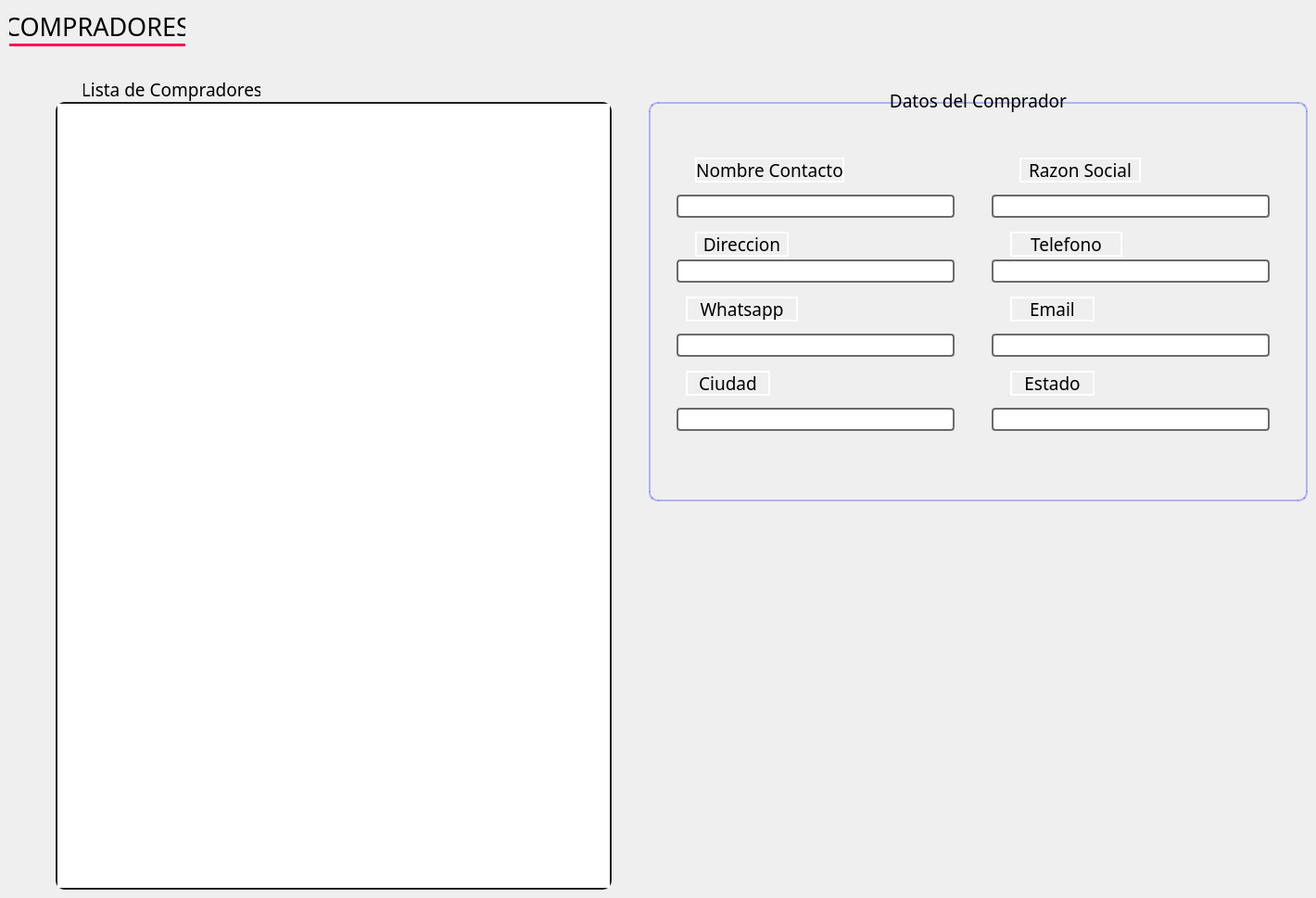
    <widget class="QWidget" name="page_Compradores">
     <widget class="QLabel" name="Panel_Compradores">
      <property name="geometry">
       <rect>
        <x>10</x>
        <y>10</y>
        <width>190</width>
        <height>40</height>
       </rect>
      </property>
      <property name="minimumSize">
       <size>
        <width>0</width>
        <height>0</height>
       </size>
      </property>
      <property name="maximumSize">
       <size>
        <width>190</width>
        <height>40</height>
       </size>
      </property>
      <property name="font">
       <font>
        <family>Bahnschrift</family>
        <pointsize>20</pointsize>
        <weight>50</weight>
        <italic>false</italic>
        <bold>false</bold>
       </font>
      </property>
      <property name="styleSheet">
       <string notr="true">font: 20pt &quot;Bahnschrift&quot;;
border-width:3px;
border-color:rgb(255, 20, 82);
border-style:none none solid none;
border-radius:0px;</string>
      </property>
      <property name="frameShape">
       <enum>QFrame::Box</enum>
      </property>
      <property name="frameShadow">
       <enum>QFrame::Raised</enum>
      </property>
      <property name="lineWidth">
       <number>2</number>
      </property>
      <property name="midLineWidth">
       <number>0</number>
      </property>
      <property name="text">
       <string>COMPRADORES</string>
      </property>
      <property name="alignment">
       <set>Qt::AlignCenter</set>
      </property>
     </widget>
     <widget class="QTableWidget" name="Compradores_Lista">
      <property name="geometry">
       <rect>
        <x>60</x>
        <y>110</y>
        <width>600</width>
        <height>850</height>
       </rect>
      </property>
      <property name="styleSheet">
       <string notr="true">font: 14pt &quot;Bahnschrift&quot;;
border-width:2px;
border-color:rgb(30, 30, 30);
border-style:solid;
border-radius:10px;</string>
      </property>
      <property name="frameShape">
       <enum>QFrame::StyledPanel</enum>
      </property>
      <property name="editTriggers">
       <set>QAbstractItemView::NoEditTriggers</set>
      </property>
      <property name="iconSize">
       <size>
        <width>0</width>
        <height>0</height>
       </size>
      </property>
      <attribute name="horizontalHeaderVisible">
       <bool>false</bool>
      </attribute>
      <attribute name="horizontalHeaderDefaultSectionSize">
       <number>600</number>
      </attribute>
      <attribute name="horizontalHeaderHighlightSections">
       <bool>true</bool>
      </attribute>
      <attribute name="verticalHeaderVisible">
       <bool>false</bool>
      </attribute>
     </widget>
     <widget class="QFrame" name="frame_13">
      <property name="geometry">
       <rect>
        <x>700</x>
        <y>110</y>
        <width>711</width>
        <height>431</height>
       </rect>
      </property>
      <property name="styleSheet">
       <string notr="true">font: 14pt &quot;Bahnschrift&quot;;
border-width:2px;
border-color:rgba(23, 38, 255,0.3);
border-style:solid;
border-radius:10px;</string>
      </property>
      <property name="frameShape">
       <enum>QFrame::StyledPanel</enum>
      </property>
      <property name="frameShadow">
       <enum>QFrame::Raised</enum>
      </property>
      <widget class="QLabel" name="Razon_Social">
       <property name="geometry">
        <rect>
         <x>400</x>
         <y>60</y>
         <width>131</width>
         <height>27</height>
        </rect>
       </property>
       <property name="font">
        <font>
         <family>Bahnschrift</family>
         <pointsize>14</pointsize>
         <weight>50</weight>
         <italic>false</italic>
         <bold>false</bold>
        </font>
       </property>
       <property name="styleSheet">
        <string notr="true">border-radius:0px;
border-color: rgb(255, 255, 255);</string>
       </property>
       <property name="text">
        <string>Razon Social</string>
       </property>
       <property name="alignment">
        <set>Qt::AlignCenter</set>
       </property>
      </widget>
      <widget class="QLineEdit" name="Contacto_edit">
       <property name="geometry">
        <rect>
         <x>30</x>
         <y>100</y>
         <width>300</width>
         <height>25</height>
        </rect>
       </property>
       <property name="styleSheet">
        <string notr="true">border-width:2px;
border-color:rgb(106, 106, 106);
border-style:solid;
border-radius:4px;</string>
       </property>
       <property name="frame">
        <bool>true</bool>
       </property>
       <property name="readOnly">
        <bool>true</bool>
       </property>
      </widget>
      <widget class="QLabel" name="Contacto">
       <property name="geometry">
        <rect>
         <x>50</x>
         <y>60</y>
         <width>161</width>
         <height>27</height>
        </rect>
       </property>
       <property name="font">
        <font>
         <family>Bahnschrift</family>
         <pointsize>14</pointsize>
         <weight>50</weight>
         <italic>false</italic>
         <bold>false</bold>
        </font>
       </property>
       <property name="styleSheet">
        <string notr="true">border-radius:0px;
border-color: rgb(255, 255, 255);</string>
       </property>
       <property name="text">
        <string>Nombre Contacto</string>
       </property>
       <property name="alignment">
        <set>Qt::AlignCenter</set>
       </property>
      </widget>
      <widget class="QLineEdit" name="Razon_Social_edit">
       <property name="geometry">
        <rect>
         <x>370</x>
         <y>100</y>
         <width>300</width>
         <height>25</height>
        </rect>
       </property>
       <property name="styleSheet">
        <string notr="true">border-width:2px;
border-color:rgb(106, 106, 106);
border-style:solid;
border-radius:4px;</string>
       </property>
       <property name="readOnly">
        <bool>true</bool>
       </property>
      </widget>
      <widget class="QLabel" name="Direccion">
       <property name="geometry">
        <rect>
         <x>50</x>
         <y>140</y>
         <width>101</width>
         <height>27</height>
        </rect>
       </property>
       <property name="font">
        <font>
         <family>Bahnschrift</family>
         <pointsize>14</pointsize>
         <weight>50</weight>
         <italic>false</italic>
         <bold>false</bold>
        </font>
       </property>
       <property name="styleSheet">
        <string notr="true">border-radius:0px;
border-color: rgb(255, 255, 255);</string>
       </property>
       <property name="text">
        <string>Direccion</string>
       </property>
       <property name="alignment">
        <set>Qt::AlignCenter</set>
       </property>
      </widget>
      <widget class="QLabel" name="Whatsapp">
       <property name="geometry">
        <rect>
         <x>40</x>
         <y>210</y>
         <width>121</width>
         <height>27</height>
        </rect>
       </property>
       <property name="font">
        <font>
         <family>Bahnschrift</family>
         <pointsize>14</pointsize>
         <weight>50</weight>
         <italic>false</italic>
         <bold>false</bold>
        </font>
       </property>
       <property name="styleSheet">
        <string notr="true">border-radius:0px;
border-color: rgb(255, 255, 255);</string>
       </property>
       <property name="text">
        <string>Whatsapp</string>
       </property>
       <property name="alignment">
        <set>Qt::AlignCenter</set>
       </property>
      </widget>
      <widget class="QLineEdit" name="Direccion_edit">
       <property name="geometry">
        <rect>
         <x>30</x>
         <y>170</y>
         <width>300</width>
         <height>25</height>
        </rect>
       </property>
       <property name="styleSheet">
        <string notr="true">border-width:2px;
border-color:rgb(106, 106, 106);
border-style:solid;
border-radius:4px;</string>
       </property>
       <property name="frame">
        <bool>true</bool>
       </property>
       <property name="readOnly">
        <bool>true</bool>
       </property>
      </widget>
      <widget class="QLineEdit" name="Telefono_edit">
       <property name="geometry">
        <rect>
         <x>370</x>
         <y>170</y>
         <width>300</width>
         <height>25</height>
        </rect>
       </property>
       <property name="styleSheet">
        <string notr="true">border-width:2px;
border-color:rgb(106, 106, 106);
border-style:solid;
border-radius:4px;</string>
       </property>
       <property name="readOnly">
        <bool>true</bool>
       </property>
      </widget>
      <widget class="QLabel" name="Telefono">
       <property name="geometry">
        <rect>
         <x>390</x>
         <y>140</y>
         <width>121</width>
         <height>27</height>
        </rect>
       </property>
       <property name="font">
        <font>
         <family>Bahnschrift</family>
         <pointsize>14</pointsize>
         <weight>50</weight>
         <italic>false</italic>
         <bold>false</bold>
        </font>
       </property>
       <property name="styleSheet">
        <string notr="true">border-radius:0px;
border-color: rgb(255, 255, 255);</string>
       </property>
       <property name="text">
        <string>Telefono</string>
       </property>
       <property name="alignment">
        <set>Qt::AlignCenter</set>
       </property>
      </widget>
      <widget class="QLineEdit" name="Whatsapp_edit">
       <property name="geometry">
        <rect>
         <x>30</x>
         <y>250</y>
         <width>300</width>
         <height>25</height>
        </rect>
       </property>
       <property name="styleSheet">
        <string notr="true">border-width:2px;
border-color:rgb(106, 106, 106);
border-style:solid;
border-radius:4px;</string>
       </property>
       <property name="frame">
        <bool>true</bool>
       </property>
       <property name="readOnly">
        <bool>true</bool>
       </property>
      </widget>
      <widget class="QLabel" name="Email">
       <property name="geometry">
        <rect>
         <x>390</x>
         <y>210</y>
         <width>91</width>
         <height>27</height>
        </rect>
       </property>
       <property name="font">
        <font>
         <family>Bahnschrift</family>
         <pointsize>14</pointsize>
         <weight>50</weight>
         <italic>false</italic>
         <bold>false</bold>
        </font>
       </property>
       <property name="styleSheet">
        <string notr="true">border-radius:0px;
border-color: rgb(255, 255, 255);</string>
       </property>
       <property name="text">
        <string>Email</string>
       </property>
       <property name="alignment">
        <set>Qt::AlignCenter</set>
       </property>
      </widget>
      <widget class="QLineEdit" name="Estado_edit">
       <property name="geometry">
        <rect>
         <x>370</x>
         <y>330</y>
         <width>300</width>
         <height>25</height>
        </rect>
       </property>
       <property name="styleSheet">
        <string notr="true">border-width:2px;
border-color:rgb(106, 106, 106);
border-style:solid;
border-radius:4px;</string>
       </property>
       <property name="readOnly">
        <bool>true</bool>
       </property>
      </widget>
      <widget class="QLineEdit" name="Ciudad_edit">
       <property name="geometry">
        <rect>
         <x>30</x>
         <y>330</y>
         <width>300</width>
         <height>25</height>
        </rect>
       </property>
       <property name="styleSheet">
        <string notr="true">border-width:2px;
border-color:rgb(106, 106, 106);
border-style:solid;
border-radius:4px;</string>
       </property>
       <property name="readOnly">
        <bool>true</bool>
       </property>
      </widget>
      <widget class="QLineEdit" name="Email_edit">
       <property name="geometry">
        <rect>
         <x>370</x>
         <y>250</y>
         <width>300</width>
         <height>25</height>
        </rect>
       </property>
       <property name="styleSheet">
        <string notr="true">border-width:2px;
border-color:rgb(106, 106, 106);
border-style:solid;
border-radius:4px;</string>
       </property>
       <property name="readOnly">
        <bool>true</bool>
       </property>
      </widget>
      <widget class="QLabel" name="Ciudad">
       <property name="geometry">
        <rect>
         <x>40</x>
         <y>290</y>
         <width>91</width>
         <height>27</height>
        </rect>
       </property>
       <property name="font">
        <font>
         <family>Bahnschrift</family>
         <pointsize>14</pointsize>
         <weight>50</weight>
         <italic>false</italic>
         <bold>false</bold>
        </font>
       </property>
       <property name="styleSheet">
        <string notr="true">border-radius:0px;
border-color: rgb(255, 255, 255);</string>
       </property>
       <property name="text">
        <string>Ciudad</string>
       </property>
       <property name="alignment">
        <set>Qt::AlignCenter</set>
       </property>
      </widget>
      <widget class="QLabel" name="Estado">
       <property name="geometry">
        <rect>
         <x>390</x>
         <y>290</y>
         <width>91</width>
         <height>27</height>
        </rect>
       </property>
       <property name="font">
        <font>
         <family>Bahnschrift</family>
         <pointsize>14</pointsize>
         <weight>50</weight>
         <italic>false</italic>
         <bold>false</bold>
        </font>
       </property>
       <property name="styleSheet">
        <string notr="true">border-radius:0px;
border-color: rgb(255, 255, 255);</string>
       </property>
       <property name="text">
        <string>Estado</string>
       </property>
       <property name="alignment">
        <set>Qt::AlignCenter</set>
       </property>
      </widget>
     </widget>
     <widget class="QLabel" name="ListaProductores_2">
      <property name="geometry">
       <rect>
        <x>90</x>
        <y>80</y>
        <width>191</width>
        <height>33</height>
       </rect>
      </property>
      <property name="font">
       <font>
        <family>Bahnschrift</family>
        <pointsize>14</pointsize>
        <weight>50</weight>
        <italic>false</italic>
        <bold>false</bold>
       </font>
      </property>
      <property name="styleSheet">
       <string notr="true">border-radius:0px;
border-color: rgb(255, 255, 255);</string>
      </property>
      <property name="text">
       <string>Lista de Compradores</string>
      </property>
      <property name="alignment">
       <set>Qt::AlignCenter</set>
      </property>
     </widget>
     <widget class="QLabel" name="Comprador">
      <property name="geometry">
       <rect>
        <x>960</x>
        <y>95</y>
        <width>191</width>
        <height>27</height>
       </rect>
      </property>
      <property name="font">
       <font>
        <family>Bahnschrift</family>
        <pointsize>14</pointsize>
        <weight>50</weight>
        <italic>false</italic>
        <bold>false</bold>
       </font>
      </property>
      <property name="styleSheet">
       <string notr="true">border-radius:0px;
border-color: rgb(255, 255, 255);</string>
      </property>
      <property name="text">
       <string>Datos del Comprador</string>
      </property>
      <property name="alignment">
       <set>Qt::AlignCenter</set>
      </property>
     </widget>
     <zorder>ListaProductores_2</zorder>
     <zorder>Panel_Compradores</zorder>
     <zorder>Compradores_Lista</zorder>
     <zorder>frame_13</zorder>
     <zorder>Comprador</zorder>
    </widget>
